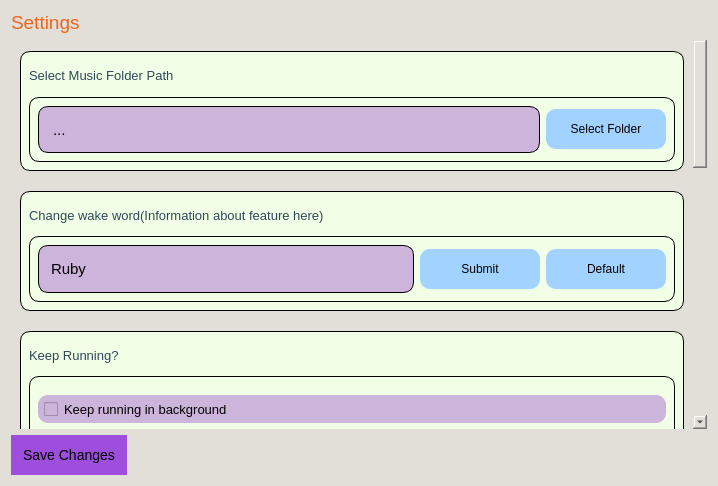
<?xml version="1.0" encoding="UTF-8"?>
<ui version="4.0">
 <class>Form</class>
 <widget class="QWidget" name="Form">
  <property name="geometry">
   <rect>
    <x>0</x>
    <y>0</y>
    <width>718</width>
    <height>486</height>
   </rect>
  </property>
  <property name="windowTitle">
   <string>Form</string>
  </property>
  <property name="styleSheet">
   <string notr="true">padding:0;
background-color:rgb(225, 223, 216);</string>
  </property>
  <layout class="QGridLayout" name="gridLayout">
   <item row="0" column="0">
    <widget class="QLabel" name="label_5">
     <property name="font">
      <font>
       <pointsize>14</pointsize>
      </font>
     </property>
     <property name="styleSheet">
      <string notr="true">color:#F26419;</string>
     </property>
     <property name="text">
      <string>Settings</string>
     </property>
    </widget>
   </item>
   <item row="2" column="0">
    <widget class="QPushButton" name="save_button">
     <property name="sizePolicy">
      <sizepolicy hsizetype="Fixed" vsizetype="Fixed">
       <horstretch>0</horstretch>
       <verstretch>0</verstretch>
      </sizepolicy>
     </property>
     <property name="minimumSize">
      <size>
       <width>30</width>
       <height>40</height>
      </size>
     </property>
     <property name="cursor">
      <cursorShape>PointingHandCursor</cursorShape>
     </property>
     <property name="styleSheet">
      <string notr="true">QPushButton {
    font-size: 14px;
 
	background-color:#9D4EDD;
	border:none;
	padding-left:12px;
	padding-right:12px;
	color:black;
}

QPushButton:hover {
	background-color:#C77DFF;
}</string>
     </property>
     <property name="text">
      <string>Save Changes</string>
     </property>
    </widget>
   </item>
   <item row="1" column="0">
    <widget class="QScrollArea" name="scrollArea">
     <property name="styleSheet">
      <string notr="true">background-color:rgb(225, 223, 216);
border:none;</string>
     </property>
     <property name="verticalScrollBarPolicy">
      <enum>Qt::ScrollBarAlwaysOn</enum>
     </property>
     <property name="widgetResizable">
      <bool>true</bool>
     </property>
     <widget class="QWidget" name="scrollAreaWidgetContents">
      <property name="geometry">
       <rect>
        <x>0</x>
        <y>0</y>
        <width>675</width>
        <height>1182</height>
       </rect>
      </property>
      <property name="sizePolicy">
       <sizepolicy hsizetype="Expanding" vsizetype="Expanding">
        <horstretch>0</horstretch>
        <verstretch>0</verstretch>
       </sizepolicy>
      </property>
      <layout class="QVBoxLayout" name="verticalLayout">
       <property name="spacing">
        <number>20</number>
       </property>
       <property name="sizeConstraint">
        <enum>QLayout::SetMaximumSize</enum>
       </property>
       <property name="topMargin">
        <number>11</number>
       </property>
       <property name="bottomMargin">
        <number>11</number>
       </property>
       <item>
        <widget class="QWidget" name="widget" native="true">
         <property name="sizePolicy">
          <sizepolicy hsizetype="Expanding" vsizetype="Expanding">
           <horstretch>0</horstretch>
           <verstretch>0</verstretch>
          </sizepolicy>
         </property>
         <property name="minimumSize">
          <size>
           <width>0</width>
           <height>120</height>
          </size>
         </property>
         <property name="maximumSize">
          <size>
           <width>16777215</width>
           <height>120</height>
          </size>
         </property>
         <property name="styleSheet">
          <string notr="true">border: 1px solid black;
background-color:#F1FFE7;
border-radius:10px</string>
         </property>
         <layout class="QVBoxLayout" name="verticalLayout_2">
          <property name="spacing">
           <number>7</number>
          </property>
          <item>
           <widget class="QLabel" name="label">
            <property name="sizePolicy">
             <sizepolicy hsizetype="Expanding" vsizetype="Expanding">
              <horstretch>0</horstretch>
              <verstretch>0</verstretch>
             </sizepolicy>
            </property>
            <property name="minimumSize">
             <size>
              <width>40</width>
              <height>10</height>
             </size>
            </property>
            <property name="maximumSize">
             <size>
              <width>200</width>
              <height>30</height>
             </size>
            </property>
            <property name="font">
             <font>
              <pointsize>10</pointsize>
              <weight>50</weight>
              <bold>false</bold>
             </font>
            </property>
            <property name="styleSheet">
             <string notr="true">border:none;
color:#2F4858;</string>
            </property>
            <property name="text">
             <string>Select Music Folder Path</string>
            </property>
           </widget>
          </item>
          <item>
           <widget class="QWidget" name="widget_4" native="true">
            <property name="sizePolicy">
             <sizepolicy hsizetype="Expanding" vsizetype="Expanding">
              <horstretch>0</horstretch>
              <verstretch>0</verstretch>
             </sizepolicy>
            </property>
            <property name="styleSheet">
             <string notr="true"/>
            </property>
            <layout class="QHBoxLayout" name="horizontalLayout">
             <item>
              <widget class="QLabel" name="path_label">
               <property name="sizePolicy">
                <sizepolicy hsizetype="Preferred" vsizetype="Preferred">
                 <horstretch>0</horstretch>
                 <verstretch>0</verstretch>
                </sizepolicy>
               </property>
               <property name="font">
                <font>
                 <pointsize>11</pointsize>
                </font>
               </property>
               <property name="styleSheet">
                <string notr="true">background-color:#CDB4DB;
color:black;
padding-left:10px;</string>
               </property>
               <property name="text">
                <string>...</string>
               </property>
              </widget>
             </item>
             <item>
              <widget class="QPushButton" name="select_button">
               <property name="maximumSize">
                <size>
                 <width>120</width>
                 <height>40</height>
                </size>
               </property>
               <property name="cursor">
                <cursorShape>PointingHandCursor</cursorShape>
               </property>
               <property name="styleSheet">
                <string notr="true">QPushButton {
    font-size: 12px;
    transition: font-size 0.8s ease;
	background-color:#A2D2FF;
	border:none;
	color:black;
}

QPushButton:hover {
    font-size: 14px;
}</string>
               </property>
               <property name="text">
                <string>Select Folder</string>
               </property>
              </widget>
             </item>
            </layout>
           </widget>
          </item>
         </layout>
        </widget>
       </item>
       <item>
        <widget class="QWidget" name="widget_2" native="true">
         <property name="sizePolicy">
          <sizepolicy hsizetype="Expanding" vsizetype="Expanding">
           <horstretch>0</horstretch>
           <verstretch>0</verstretch>
          </sizepolicy>
         </property>
         <property name="minimumSize">
          <size>
           <width>0</width>
           <height>120</height>
          </size>
         </property>
         <property name="maximumSize">
          <size>
           <width>16777215</width>
           <height>120</height>
          </size>
         </property>
         <property name="styleSheet">
          <string notr="true">border: 1px solid black;
background-color:#F1FFE7;
border-radius:10px</string>
         </property>
         <layout class="QVBoxLayout" name="verticalLayout_3">
          <item>
           <widget class="QLabel" name="label_3">
            <property name="minimumSize">
             <size>
              <width>25</width>
              <height>10</height>
             </size>
            </property>
            <property name="maximumSize">
             <size>
              <width>400</width>
              <height>30</height>
             </size>
            </property>
            <property name="font">
             <font>
              <pointsize>10</pointsize>
             </font>
            </property>
            <property name="styleSheet">
             <string notr="true">border:none;
color:#2F4858;</string>
            </property>
            <property name="text">
             <string>Change wake word(Information about feature here)</string>
            </property>
           </widget>
          </item>
          <item>
           <widget class="QWidget" name="widget_5" native="true">
            <layout class="QHBoxLayout" name="horizontalLayout_2">
             <item>
              <widget class="QLineEdit" name="wake_word_label">
               <property name="sizePolicy">
                <sizepolicy hsizetype="Preferred" vsizetype="Preferred">
                 <horstretch>0</horstretch>
                 <verstretch>0</verstretch>
                </sizepolicy>
               </property>
               <property name="font">
                <font>
                 <pointsize>11</pointsize>
                </font>
               </property>
               <property name="styleSheet">
                <string notr="true">background-color:#CDB4DB;
color:black;
padding-left:10px;</string>
               </property>
               <property name="text">
                <string>Ruby</string>
               </property>
              </widget>
             </item>
             <item>
              <widget class="QPushButton" name="wake_button">
               <property name="maximumSize">
                <size>
                 <width>120</width>
                 <height>40</height>
                </size>
               </property>
               <property name="cursor">
                <cursorShape>PointingHandCursor</cursorShape>
               </property>
               <property name="styleSheet">
                <string notr="true">QPushButton {
    font-size: 12px;
	background-color:#A2D2FF;
	border:none;
	color:black;
}

QPushButton:hover {
    font-size: 14px;
}</string>
               </property>
               <property name="text">
                <string>Submit</string>
               </property>
              </widget>
             </item>
             <item>
              <widget class="QPushButton" name="default_wake_button">
               <property name="maximumSize">
                <size>
                 <width>120</width>
                 <height>40</height>
                </size>
               </property>
               <property name="cursor">
                <cursorShape>PointingHandCursor</cursorShape>
               </property>
               <property name="styleSheet">
                <string notr="true">QPushButton {
    font-size: 12px;
	background-color:#A2D2FF;
	border:none;
	color:black;
}

QPushButton:hover {
    font-size: 14px;
}</string>
               </property>
               <property name="text">
                <string>Default</string>
               </property>
              </widget>
             </item>
            </layout>
           </widget>
          </item>
         </layout>
        </widget>
       </item>
       <item>
        <widget class="QWidget" name="widget_3" native="true">
         <property name="sizePolicy">
          <sizepolicy hsizetype="Expanding" vsizetype="Expanding">
           <horstretch>0</horstretch>
           <verstretch>0</verstretch>
          </sizepolicy>
         </property>
         <property name="minimumSize">
          <size>
           <width>0</width>
           <height>120</height>
          </size>
         </property>
         <property name="maximumSize">
          <size>
           <width>16777215</width>
           <height>120</height>
          </size>
         </property>
         <property name="styleSheet">
          <string notr="true">border: 1px solid black;
background-color:#F1FFE7;
border-radius:10px</string>
         </property>
         <layout class="QVBoxLayout" name="verticalLayout_4">
          <item>
           <widget class="QLabel" name="label_4">
            <property name="minimumSize">
             <size>
              <width>0</width>
              <height>0</height>
             </size>
            </property>
            <property name="maximumSize">
             <size>
              <width>150</width>
              <height>30</height>
             </size>
            </property>
            <property name="font">
             <font>
              <pointsize>10</pointsize>
             </font>
            </property>
            <property name="styleSheet">
             <string notr="true">border:none;
color:#2F4858;</string>
            </property>
            <property name="text">
             <string>Keep Running?</string>
            </property>
           </widget>
          </item>
          <item>
           <widget class="QWidget" name="widget_6" native="true">
            <property name="styleSheet">
             <string notr="true">margin:0px;</string>
            </property>
            <layout class="QHBoxLayout" name="horizontalLayout_3">
             <item>
              <widget class="QCheckBox" name="tray_check_box">
               <property name="styleSheet">
                <string notr="true">border:none;
font-size:10pt;
background-color:#CDB4DB;
color:black;
padding:6px;</string>
               </property>
               <property name="text">
                <string>Keep running in background</string>
               </property>
               <property name="iconSize">
                <size>
                 <width>25</width>
                 <height>25</height>
                </size>
               </property>
              </widget>
             </item>
            </layout>
           </widget>
          </item>
         </layout>
        </widget>
       </item>
       <item>
        <widget class="QWidget" name="widget_7" native="true">
         <property name="sizePolicy">
          <sizepolicy hsizetype="Expanding" vsizetype="Expanding">
           <horstretch>0</horstretch>
           <verstretch>0</verstretch>
          </sizepolicy>
         </property>
         <property name="minimumSize">
          <size>
           <width>0</width>
           <height>120</height>
          </size>
         </property>
         <property name="maximumSize">
          <size>
           <width>16777215</width>
           <height>120</height>
          </size>
         </property>
         <property name="styleSheet">
          <string notr="true">border: 1px solid black;
background-color:#F1FFE7;
border-radius:10px</string>
         </property>
         <layout class="QVBoxLayout" name="verticalLayout_5">
          <item>
           <widget class="QLabel" name="label_6">
            <property name="maximumSize">
             <size>
              <width>150</width>
              <height>30</height>
             </size>
            </property>
            <property name="font">
             <font>
              <pointsize>10</pointsize>
             </font>
            </property>
            <property name="styleSheet">
             <string notr="true">border:none;
color:#2F4858;</string>
            </property>
            <property name="text">
             <string>Change Audio Input</string>
            </property>
           </widget>
          </item>
          <item>
           <widget class="QComboBox" name="audio_device">
            <property name="minimumSize">
             <size>
              <width>0</width>
              <height>30</height>
             </size>
            </property>
            <property name="font">
             <font>
              <pointsize>10</pointsize>
             </font>
            </property>
            <property name="cursor">
             <cursorShape>PointingHandCursor</cursorShape>
            </property>
            <property name="styleSheet">
             <string notr="true">border:none;
font-size:10pt;
background-color:#CDB4DB;
color:black;
padding:6px;</string>
            </property>
            <property name="editable">
             <bool>false</bool>
            </property>
            <property name="currentText">
             <string>First</string>
            </property>
            <item>
             <property name="text">
              <string>First</string>
             </property>
            </item>
            <item>
             <property name="text">
              <string>Second</string>
             </property>
            </item>
            <item>
             <property name="text">
              <string>Third</string>
             </property>
            </item>
            <item>
             <property name="text">
              <string>Fourth</string>
             </property>
            </item>
           </widget>
          </item>
         </layout>
        </widget>
       </item>
       <item>
        <widget class="QWidget" name="widget_8" native="true">
         <property name="sizePolicy">
          <sizepolicy hsizetype="Expanding" vsizetype="Expanding">
           <horstretch>0</horstretch>
           <verstretch>0</verstretch>
          </sizepolicy>
         </property>
         <property name="minimumSize">
          <size>
           <width>0</width>
           <height>600</height>
          </size>
         </property>
         <property name="maximumSize">
          <size>
           <width>16777215</width>
           <height>800</height>
          </size>
         </property>
         <property name="styleSheet">
          <string notr="true">border: 1px solid black;
background-color:#F1FFE7;
border-radius:10px</string>
         </property>
         <layout class="QVBoxLayout" name="verticalLayout_6">
          <item>
           <widget class="QLabel" name="label_2">
            <property name="font">
             <font>
              <pointsize>10</pointsize>
             </font>
            </property>
            <property name="styleSheet">
             <string notr="true">border:none;
color:#2F4858;</string>
            </property>
            <property name="text">
             <string>Add Reminder</string>
            </property>
           </widget>
          </item>
          <item>
           <widget class="QLabel" name="label_7">
            <property name="font">
             <font>
              <pointsize>10</pointsize>
             </font>
            </property>
            <property name="styleSheet">
             <string notr="true">border:none;
color:#2F4858;</string>
            </property>
            <property name="text">
             <string>Set a weekly reminder</string>
            </property>
           </widget>
          </item>
          <item>
           <widget class="QWidget" name="widget_9" native="true">
            <property name="sizePolicy">
             <sizepolicy hsizetype="Expanding" vsizetype="Expanding">
              <horstretch>0</horstretch>
              <verstretch>0</verstretch>
             </sizepolicy>
            </property>
            <property name="minimumSize">
             <size>
              <width>0</width>
              <height>150</height>
             </size>
            </property>
            <layout class="QVBoxLayout" name="verticalLayout_7">
             <item>
              <widget class="QWidget" name="widget_10" native="true">
               <property name="maximumSize">
                <size>
                 <width>16777215</width>
                 <height>100</height>
                </size>
               </property>
               <property name="styleSheet">
                <string notr="true">background-color:rgb(225, 223, 216);
border:none;</string>
               </property>
               <layout class="QHBoxLayout" name="horizontalLayout_4">
                <item>
                 <widget class="QComboBox" name="day_combo">
                  <property name="styleSheet">
                   <string notr="true">border:none;
font-size:10pt;
background-color:#CDB4DB;
color:black;
padding:6px;</string>
                  </property>
                  <property name="duplicatesEnabled">
                   <bool>false</bool>
                  </property>
                  <item>
                   <property name="text">
                    <string>Sunday</string>
                   </property>
                  </item>
                  <item>
                   <property name="text">
                    <string>Monday</string>
                   </property>
                  </item>
                  <item>
                   <property name="text">
                    <string>Tuesday</string>
                   </property>
                  </item>
                  <item>
                   <property name="text">
                    <string>Wednesday</string>
                   </property>
                  </item>
                  <item>
                   <property name="text">
                    <string>Thursday</string>
                   </property>
                  </item>
                  <item>
                   <property name="text">
                    <string>Friday</string>
                   </property>
                  </item>
                  <item>
                   <property name="text">
                    <string>Saturday</string>
                   </property>
                  </item>
                 </widget>
                </item>
                <item>
                 <widget class="QTimeEdit" name="day_time">
                  <property name="styleSheet">
                   <string notr="true">border:none;
font-size:10pt;
background-color:#CDB4DB;
color:black;
padding:6px;</string>
                  </property>
                  <property name="displayFormat">
                   <string>hh:mm</string>
                  </property>
                 </widget>
                </item>
                <item>
                 <widget class="QTextEdit" name="day_text">
                  <property name="styleSheet">
                   <string notr="true">background-color:#CDB4DB;
color:black;
padding-left:10px;
border:1px solid #9D4EDD;</string>
                  </property>
                 </widget>
                </item>
               </layout>
              </widget>
             </item>
             <item>
              <widget class="QPushButton" name="day_button">
               <property name="sizePolicy">
                <sizepolicy hsizetype="Minimum" vsizetype="Fixed">
                 <horstretch>0</horstretch>
                 <verstretch>0</verstretch>
                </sizepolicy>
               </property>
               <property name="minimumSize">
                <size>
                 <width>0</width>
                 <height>40</height>
                </size>
               </property>
               <property name="maximumSize">
                <size>
                 <width>120</width>
                 <height>40</height>
                </size>
               </property>
               <property name="cursor">
                <cursorShape>PointingHandCursor</cursorShape>
               </property>
               <property name="styleSheet">
                <string notr="true">QPushButton {
    font-size: 14px;
	background-color:#A2D2FF;
	border:none;
	color:black;
}

QPushButton:hover {
    font-size: 16px;
}</string>
               </property>
               <property name="text">
                <string>Submit</string>
               </property>
              </widget>
             </item>
            </layout>
           </widget>
          </item>
          <item>
           <widget class="QLabel" name="label_8">
            <property name="font">
             <font>
              <pointsize>10</pointsize>
             </font>
            </property>
            <property name="styleSheet">
             <string notr="true">border:none;
color:#2F4858;</string>
            </property>
            <property name="text">
             <string>Set one time reminder</string>
            </property>
           </widget>
          </item>
          <item>
           <widget class="QWidget" name="widget_11" native="true">
            <property name="sizePolicy">
             <sizepolicy hsizetype="Preferred" vsizetype="Expanding">
              <horstretch>0</horstretch>
              <verstretch>0</verstretch>
             </sizepolicy>
            </property>
            <layout class="QVBoxLayout" name="verticalLayout_8">
             <item>
              <widget class="QWidget" name="widget_12" native="true">
               <property name="maximumSize">
                <size>
                 <width>16777215</width>
                 <height>100</height>
                </size>
               </property>
               <property name="styleSheet">
                <string notr="true">background-color:rgb(225, 223, 216);
border:none;</string>
               </property>
               <layout class="QHBoxLayout" name="horizontalLayout_5">
                <item>
                 <widget class="QTimeEdit" name="one_day_time">
                  <property name="styleSheet">
                   <string notr="true">border:none;
font-size:10pt;
background-color:#CDB4DB;
color:black;
padding:6px;</string>
                  </property>
                  <property name="displayFormat">
                   <string>hh:mm</string>
                  </property>
                 </widget>
                </item>
                <item>
                 <widget class="QDateEdit" name="one_day_date">
                  <property name="sizePolicy">
                   <sizepolicy hsizetype="Minimum" vsizetype="Fixed">
                    <horstretch>0</horstretch>
                    <verstretch>0</verstretch>
                   </sizepolicy>
                  </property>
                  <property name="minimumSize">
                   <size>
                    <width>150</width>
                    <height>0</height>
                   </size>
                  </property>
                  <property name="styleSheet">
                   <string notr="true">border:none;
font-size:10pt;
background-color:#CDB4DB;
color:black;
padding:6px;</string>
                  </property>
                  <property name="minimumDate">
                   <date>
                    <year>2024</year>
                    <month>7</month>
                    <day>14</day>
                   </date>
                  </property>
                  <property name="minimumTime">
                   <time>
                    <hour>0</hour>
                    <minute>0</minute>
                    <second>0</second>
                   </time>
                  </property>
                 </widget>
                </item>
                <item>
                 <widget class="QTextEdit" name="one_day_text">
                  <property name="styleSheet">
                   <string notr="true">background-color:#CDB4DB;
color:black;
padding-left:10px;
border:1px solid #9D4EDD;</string>
                  </property>
                 </widget>
                </item>
               </layout>
              </widget>
             </item>
             <item>
              <widget class="QPushButton" name="one_day_button">
               <property name="minimumSize">
                <size>
                 <width>0</width>
                 <height>40</height>
                </size>
               </property>
               <property name="maximumSize">
                <size>
                 <width>120</width>
                 <height>40</height>
                </size>
               </property>
               <property name="font">
                <font>
                 <pointsize>-1</pointsize>
                </font>
               </property>
               <property name="cursor">
                <cursorShape>PointingHandCursor</cursorShape>
               </property>
               <property name="styleSheet">
                <string notr="true">QPushButton {
    font-size: 14px;
	background-color:#A2D2FF;
	border:none;
	color:black;
}

QPushButton:hover {
    font-size: 16px;
}</string>
               </property>
               <property name="text">
                <string>Submit</string>
               </property>
              </widget>
             </item>
            </layout>
           </widget>
          </item>
          <item>
           <widget class="QLabel" name="label_9">
            <property name="font">
             <font>
              <pointsize>10</pointsize>
             </font>
            </property>
            <property name="styleSheet">
             <string notr="true">border:none;
color:#2F4858;</string>
            </property>
            <property name="text">
             <string>Set a daily reminder</string>
            </property>
           </widget>
          </item>
          <item>
           <widget class="QWidget" name="widget_13" native="true">
            <property name="sizePolicy">
             <sizepolicy hsizetype="Preferred" vsizetype="Expanding">
              <horstretch>0</horstretch>
              <verstretch>0</verstretch>
             </sizepolicy>
            </property>
            <layout class="QVBoxLayout" name="verticalLayout_9">
             <item>
              <widget class="QWidget" name="widget_14" native="true">
               <property name="styleSheet">
                <string notr="true">background-color:rgb(225, 223, 216);
border:none;</string>
               </property>
               <layout class="QHBoxLayout" name="horizontalLayout_6">
                <item>
                 <widget class="QTimeEdit" name="daily_time">
                  <property name="sizePolicy">
                   <sizepolicy hsizetype="Minimum" vsizetype="Fixed">
                    <horstretch>0</horstretch>
                    <verstretch>0</verstretch>
                   </sizepolicy>
                  </property>
                  <property name="minimumSize">
                   <size>
                    <width>110</width>
                    <height>0</height>
                   </size>
                  </property>
                  <property name="styleSheet">
                   <string notr="true">border:none;
font-size:10pt;
background-color:#CDB4DB;
color:black;
padding:6px;</string>
                  </property>
                  <property name="displayFormat">
                   <string>hh:mm</string>
                  </property>
                 </widget>
                </item>
                <item>
                 <widget class="QTextEdit" name="daily_text">
                  <property name="styleSheet">
                   <string notr="true">background-color:#CDB4DB;
color:black;
padding-left:10px;
border:1px solid #9D4EDD;</string>
                  </property>
                 </widget>
                </item>
               </layout>
              </widget>
             </item>
             <item>
              <widget class="QPushButton" name="daily_button">
               <property name="minimumSize">
                <size>
                 <width>0</width>
                 <height>40</height>
                </size>
               </property>
               <property name="maximumSize">
                <size>
                 <width>120</width>
                 <height>40</height>
                </size>
               </property>
               <property name="cursor">
                <cursorShape>PointingHandCursor</cursorShape>
               </property>
               <property name="styleSheet">
                <string notr="true">QPushButton {
    font-size: 14px;
	background-color:#A2D2FF;
	border:none;
	color:black;
}

QPushButton:hover {
    font-size: 16px;
}</string>
               </property>
               <property name="text">
                <string>Submit</string>
               </property>
              </widget>
             </item>
            </layout>
           </widget>
          </item>
         </layout>
        </widget>
       </item>
      </layout>
     </widget>
    </widget>
   </item>
  </layout>
 </widget>
 <resources/>
 <connections/>
</ui>
